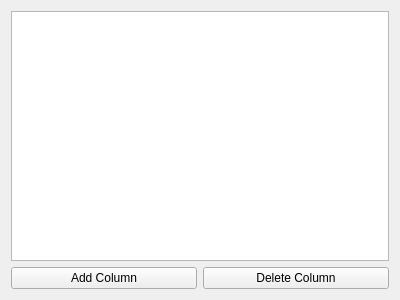
<?xml version="1.0" encoding="UTF-8"?>
<ui version="4.0">
 <class>columnWidget</class>
 <widget class="QWidget" name="columnWidget">
  <property name="geometry">
   <rect>
    <x>0</x>
    <y>0</y>
    <width>400</width>
    <height>300</height>
   </rect>
  </property>
  <property name="windowTitle">
   <string>Form</string>
  </property>
  <layout class="QVBoxLayout" name="verticalLayout">
   <item>
    <widget class="QListWidget" name="listWidget"/>
   </item>
   <item>
    <layout class="QHBoxLayout" name="colButtons">
     <item>
      <widget class="QPushButton" name="addColButton">
       <property name="text">
        <string>Add Column</string>
       </property>
      </widget>
     </item>
     <item>
      <widget class="QPushButton" name="delColButton">
       <property name="text">
        <string>Delete Column</string>
       </property>
      </widget>
     </item>
    </layout>
   </item>
  </layout>
 </widget>
 <resources/>
 <connections/>
</ui>
